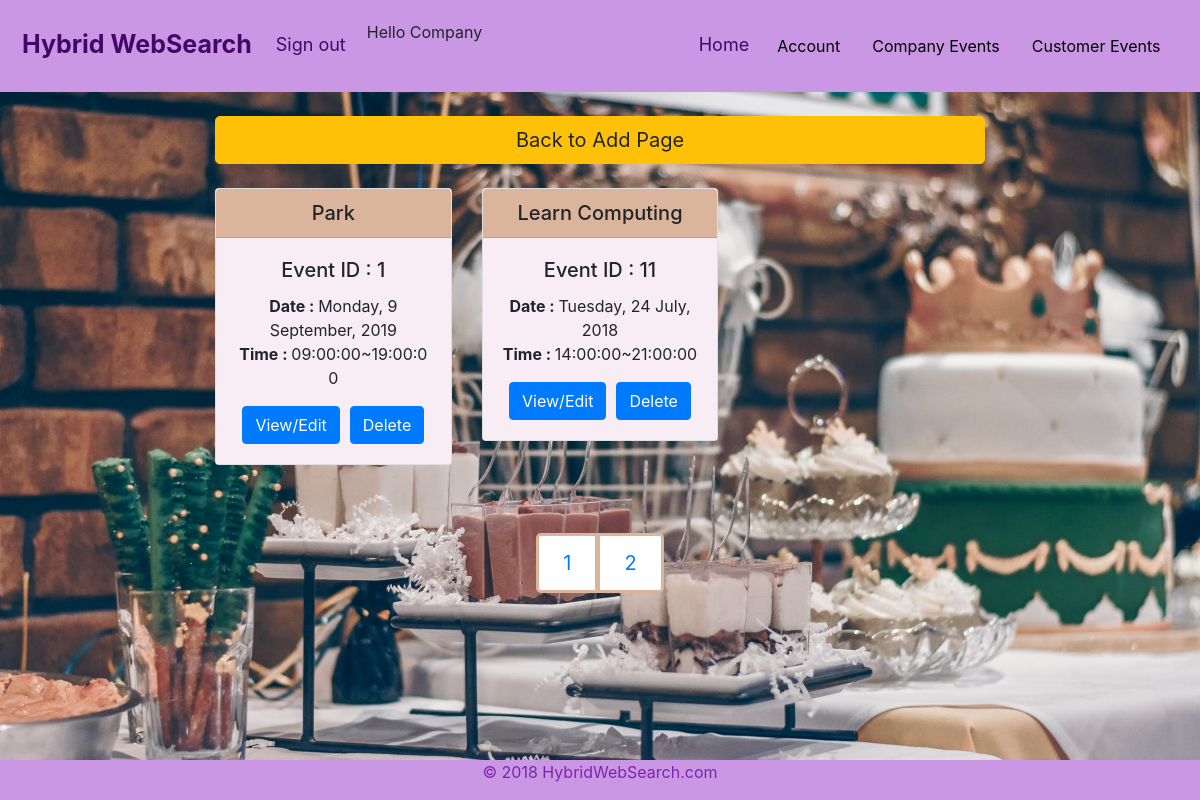
/business_app_dev/workspace/company_add/showEvent.php (signed in), run on the app's committed database.
### tables this page shows
CREATE TABLE IF NOT EXISTS `Company` (
  `company_id` int(11) NOT NULL AUTO_INCREMENT,
  `name` varchar(100) NOT NULL,
  `address1` varchar(100) NOT NULL,
  `address2` varchar(100) DEFAULT NULL,
  `city` varchar(100) NOT NULL,
  `eircode` varchar(7) DEFAULT NULL,
  `rep_first_name` varchar(100) NOT NULL,
  `rep_last_name` varchar(100) NOT NULL,
  `rep_email` varchar(100) NOT NULL,
  `rep_phone` varchar(100) DEFAULT NULL,
  `user_type_id` int(11) DEFAULT '2',
  `password_enc` blob NOT NULL,
  `created_on` datetime NOT NULL,
  `ip_address` varchar(50) DEFAULT NULL,
  PRIMARY KEY (`company_id`),
  KEY `user_type_id` (`user_type_id`)
);

CREATE TABLE IF NOT EXISTS `Event` (
  `event_id` int(11) NOT NULL AUTO_INCREMENT,
  `company_id` int(11) NOT NULL,
  `event_name` varchar(50) NOT NULL,
  `description` varchar(255) NOT NULL,
  `event_address1` varchar(255) NOT NULL,
  `event_address2` varchar(255) DEFAULT NULL,
  `event_city` varchar(50) DEFAULT NULL,
  `event_eircode` varchar(50) DEFAULT NULL,
  `date` date NOT NULL,
  `start_time` time NOT NULL,
  `end_time` time DEFAULT NULL,
  PRIMARY KEY (`event_id`),
  KEY `company_id` (`company_id`)
);

### business_app_dev/workspace/company_add/showEvent.php (the view, shortened to what this page needs)
<?php
include "../connection.php";
include "../extras.php";
$cookie_name    = 'user';
$email          = $_COOKIE[$cookie_name];
$sql3  = "SELECT * FROM Company WHERE rep_email = '$email'";
$result3 = $db->query($sql3);
$row3 = $result3->fetch_assoc();
$company_id = $row3['company_id'];
if (isset($_GET["page"])) {
     $page  = $_GET["page"]; }
else {
     $page=1;
};
$results_per_page = 6;
$start_from = ($page-1) * $results_per_page;
$sql5 = "SELECT * FROM Event WHERE company_id = '$company_id' ORDER BY event_id ASC LIMIT $start_from, ".$results_per_page;
$rs_result = $db->query($sql5);
?>
<!doctype html>
<html lang="en">
<head>
    <link rel="stylesheet" href="https://maxcdn.bootstrapcdn.com/bootstrap/4.0.0/css/bootstrap.min.css">
    <link rel="stylesheet" href="../css/style.css">
</head>
<body>
    <?php echo $header_text;?>
<center>
<br>
    <div class="col-md-8 order-md-1">
       <a href="company_add/addEvent.php"><button name="backAdd" class="btn btn-warning btn-lg btn-block">Back to Add Page</button></a>
    <br>
    <div class="row">
<?php
 while($row = $rs_result->fetch_assoc()) {
      $date = $row['date'];
      $converted_date = date("l, j F, Y",strtotime($date));
     echo"<div class='col-md-4' style='padding-bottom: 20px;'>";
        echo"<div class='card-group'>";
          echo"<div class='card'>";
              echo"<h5 class='card-header' style='background-color:#dab59b;'>{$row['event_name']}</h5>";
                    echo"<div class='card-body' style='background-color:#f8edf4;'>";
                         echo"<h5 class='card-title'>Event ID&nbsp;:&nbsp;{$row['event_id']}</h5>";
                         echo"<p class='card-text'><b>Date&nbsp;:&nbsp;</b>{$converted_date}<br>
                                                   <b>Time&nbsp;:&nbsp;</b>{$row['start_time']}~{$row['end_time']}
                                                  <!-- Description&nbsp;:&nbsp;{$row['description']}<br>
                                                   Address&nbsp;:&nbsp;{$row['event_address1']},&nbsp;{$row['event_address2']},&nbsp;{$row['event_city']},&nbsp;{$row['event_eircode']}<br>-->
                                                  </p>";
                         echo '<a href="company_add/edit.php?event_id=' . $row['event_id'] . '"><button style="margin-right:10px" class="btn btn-primary">View/Edit</button></a>';
                         echo '<a href="company_add/delete.php?event_id=' . $row['event_id'] . '"><button class="btn btn-primary">Delete</button></a>';
                    echo"</div>";
          echo"</div>";
        echo"</div>";
     echo"</div>";
}
?>
</div>
<br>
</div>
</center>
<br>
</body>
</html>
<?php
$sql6 = "SELECT COUNT(event_id) AS total FROM Event";
$result6 = $db->query($sql6);
$row6 = $result6->fetch_assoc();
$total_pages = ceil($row6["total"] / $results_per_page);
  echo "<nav aria-label='...'>";
    echo "<ul class='pagination justify-content-center pagination-lg' >";
for ($i=1; $i<=$total_pages; $i++) {
            echo "<li class='page-item' ><a style='border-color:#dab59b;border-width: 3px;' class='page-link' href='company_add/showEvent?page=".$i."'" ; if ($i==$page)  echo " class='curPage'" ; echo ">".$i."</a></li> ";
     };
    echo "</ul>";
  echo "</nav>";
?>
<?php echo $footer_msg ?>

### business_app_dev/workspace/extras.php (shortened to what this page needs)
<?php
include "connection.php";
    $cookie_name    = 'user';
    $email          = $_COOKIE[$cookie_name];
    $email2         = $email;
    $query  = "SELECT * FROM Customer WHERE email = '$email'";
    $result = $db->query($query);
    if ($result->num_rows > 0){
        $row             = $result->fetch_assoc();
        $first_name      = $row['first_name'];
        $user_type_id    = $row['user_type_id'];
	   $nav_message	 = "<a href='../../account/logged_out.php'>Sign out</a>"."Hello ".$first_name;
    }
    else if($result->num_rows == 0){
       $query2         = "SELECT * FROM Company WHERE rep_email = '$email2'";
       $result2        = $db->query($query2);
           if($result2->num_rows>0){
                $row2           = $result2->fetch_assoc();
                $rep_first_name = $row2["rep_first_name"];
    			 $nav_message	  = "<a href='../../account/logged_out.php'>Sign out</a>"."Hello ".$rep_first_name;
             }
    }
$header_text = "
     <head>
     <link rel='shortcut icon' href='img/fav_icon.ico'>
     </head>
     <body>
     <base href='/'>
         <div class='header'>
      <a href='/' class='logo'>Hybrid WebSearch</a>
      &nbsp;
      $nav_message
     <div class='header-right'>
     <a href='/'>Home</a>
         <div class='dropdown'>
             <button class='dropbtn'>Account</button>
             <div class='dropdown-content'>
             <a href='account/register.php'>Register</a>
             <a href='account/profile.php'>Profile</a>
             <a href='account/edit.php'>Edit details</a>
             <a href='account/logged_out.php'>Sign out</a>
             </div>
         </div>
         <div class='dropdown'>
         <button class='dropbtn'>Company Events</button>
             <div class='dropdown-content'>
                 <a href='company_add/addEvent.php'>Add Event</a>
                 <a href='company_add/showEvent.php'>View/Edit/Delete Event</a>
                 <a href='customersaveevent/approveevents.php'>Approve Event</a>
             </div>
         </div>
         <div class='dropdown'>
         <button class='dropbtn'>Customer Events</button>
             <div class='dropdown-content'>
                 <a href='customersaveevent/home.php'>Events List</a>
                 <a href='customersaveevent/myevents.php'>Saved Events</a>
                 <a href='customersearch/search.php'>Search Events</a>
             </div>
         </div>
              <item>&nbsp;</itmem>
              <item>&nbsp;</itmem>
         </div>
     </div>
     ";
$footer_msg = "
     <head>
          <style>
               footer {
                   position: fixed;
                   left: 0;
                   bottom: 0;
                   width: 100%;
                   background-color: #ca97e5;
                   color: #7d24ad;
                   text-align: center;
               }
          </style>
     </head>
     <body>
          <base href='/'>
     </body>
     <footer><p>&copy; 2018 HybridWebSearch.com</p></footer>
     ";
?>

### business_app_dev/workspace/css/style.css (style rules this page uses)
body { background-image: url("../img/background.jpg"); background-attachment: fixed; background-position: center; background-repeat: no-repeat; background-size: cover; }
.header { overflow: hidden; background-color: #ca97e5; padding: 20px 10px; top: 0; }
.header a { float: left; color: #440566; text-align: center; padding: 12px; text-decoration: none; font-size: 18px; line-height: 25px; border-radius: 4px; }
.header .logo { font-size: 25px; font-weight: bold; }
.header-right { float: right; }
.dropdown { float: left; overflow: hidden; }
.dropdown .dropbtn { font-size: 16px; border: none; outline: none; padding: 14px 16px; background-color: inherit; font-family: inherit; margin: 0; }

### business_app_dev/workspace/extras.php (style rules this page uses)
footer { position: fixed; left: 0; bottom: 0; width: 100%; background-color: #ca97e5; color: #7d24ad; text-align: center; }

### data on the page
company: rep_first_name "Company"
event: event_name "Park", event_id "1", date "Monday, 9 September, 2019", start_time "09:00:00", end_time "19:00:00"
event: event_name "Learn Computing", event_id "11", date "Tuesday, 24 July, 2018", start_time "14:00:00", end_time "21:00:00"
